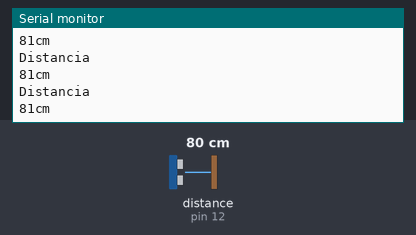
This sketch was run on a simulated Arduino Uno, built with avr-gcc and run on an emulated ATmega328P. On the bench: the last lines printed to the serial monitor. Inputs (shaded band) come from the test bench; at power-on: distance to the obstacle (sensor on pin 12) 80 cm. The echo pulse lasts 58.3 µs per cm.

Above: at 1.9 s.
2.0 s: distance to the obstacle (sensor on pin 12) set to 2 cm
At 3.0 s:
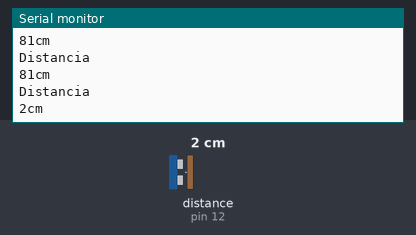
3.5 s: distance to the obstacle (sensor on pin 12) set to 4 cm
At 4.2 s:
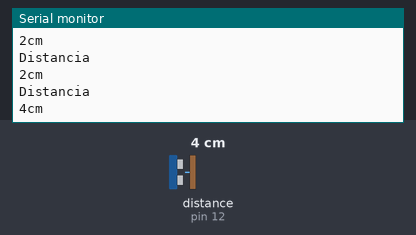
Timing chart, 0 to 6.5 s (numbered marks = the images above; inputs shaded):
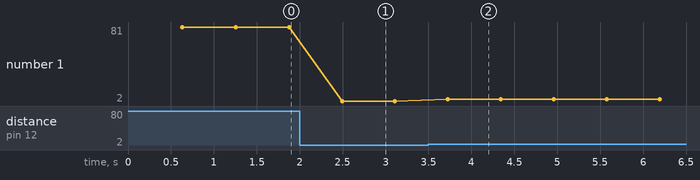

The sketch:

ultrasonico.ino
```cpp
#include <NewPing.h>
#define TRIGGER_PIN  11
#define ECHO_PIN 12
#define MAX_DISTANCE  200

NewPing sonar (TRIGGER_PIN,ECHO_PIN,MAX_DISTANCE);
void setup() {
  // put your setup code here, to run once:
  Serial.begin(9600);
}
void loop() {
  // put your main code here, to run repeatedly:
  delay(500);
  int uS = sonar.ping_median();
  Serial.println("Distancia");
  int distancia = (uS/US_ROUNDTRIP_CM);
  Serial.print(distancia);
  Serial.println("cm");
}
```

Measured:
- after the input at 2.0 s, the serial monitor: prints a new line after 0.49 s (image 1)
- after the input at 3.5 s, the serial monitor: prints a new line after 0.23 s (image 2)
- plotted number 1: 81 → 2 after the input at 2.0 s, 2 → 4 after the input at 3.5 s
